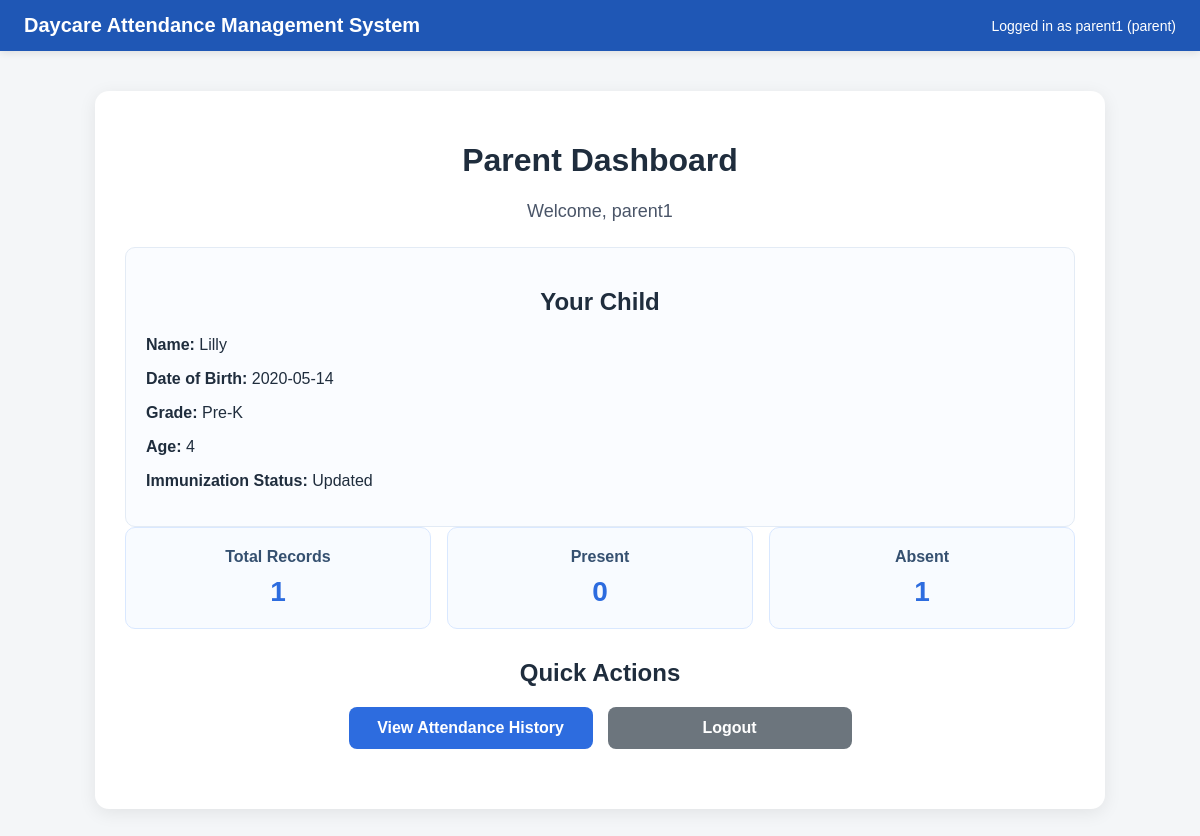
The page /parent (signed in) on the database its author committed.
### tables this page shows
CREATE TABLE children (
    id INTEGER PRIMARY KEY AUTOINCREMENT,
    name TEXT NOT NULL,
    date_of_birth TEXT,
    grade TEXT,
    age INTEGER NOT NULL,
    parent_user_id INTEGER,
    parent_name TEXT,
    parent_address TEXT,
    parent_phone TEXT,
    emergency_contact TEXT,
    immunization_status TEXT,
    FOREIGN KEY (parent_user_id) REFERENCES users(id)
);

### app.py (the view)
@app.route("/parent")
def parent_dashboard():
    if "role" not in session or session["role"] != "parent":
        return redirect(url_for("login"))
    conn = get_db_connection()
    child = conn.execute("""
        SELECT * FROM children
        WHERE parent_user_id = ?
        ORDER BY id
        LIMIT 1
    """, (session["user_id"],)).fetchone()
    attendance_count = 0
    present_count = 0
    absent_count = 0
    if child:
        attendance_count = conn.execute(
            "SELECT COUNT(*) AS count FROM attendance WHERE child_id = ?",
            (child["id"],)
        ).fetchone()["count"]
        present_count = conn.execute(
            "SELECT COUNT(*) AS count FROM attendance WHERE child_id = ? AND status = 'Present'",
            (child["id"],)
        ).fetchone()["count"]
        absent_count = conn.execute(
            "SELECT COUNT(*) AS count FROM attendance WHERE child_id = ? AND status = 'Absent'",
            (child["id"],)
        ).fetchone()["count"]
    conn.close()
    return render_template(
        "parent_dashboard.html",
        username=session["username"],
        role=session["role"],
        child=child,
        attendance_count=attendance_count,
        present_count=present_count,
        absent_count=absent_count
    )

### app.py (called while the page is built)
def get_db_connection():
    conn = sqlite3.connect("daycare.db")
    conn.row_factory = sqlite3.Row
    return conn

### templates/parent_dashboard.html (shortened to what this page needs)
<!DOCTYPE html>
<html>
<head>
    <link rel="stylesheet" href="{{ url_for('static', filename='style.css') }}">
</head>
<body>
    <div class="topbar">
        <div class="topbar-title">Daycare Attendance Management System</div>
        <div class="topbar-user">Logged in as {{ username }} ({{ role }})</div>
    </div>
    <div class="container">
        <h1>Parent Dashboard</h1>
        <p class="welcome-text">Welcome, {{ username }}</p>
        {% if child %}
            <div class="panel">
                <h2>Your Child</h2>
                <p><strong>Name:</strong> {{ child['name'] }}</p>
                <p><strong>Date of Birth:</strong> {{ child['date_of_birth'] }}</p>
                <p><strong>Grade:</strong> {{ child['grade'] }}</p>
                <p><strong>Age:</strong> {{ child['age'] }}</p>
                <p><strong>Immunization Status:</strong> {{ child['immunization_status'] }}</p>
            </div>
            <div class="stats-grid">
                <div class="stat-card">
                    <h3>Total Records</h3>
                    <p>{{ attendance_count }}</p>
                </div>
                <div class="stat-card">
                    <h3>Present</h3>
                    <p>{{ present_count }}</p>
                </div>
                <div class="stat-card">
                    <h3>Absent</h3>
                    <p>{{ absent_count }}</p>
                </div>
            </div>
            <div class="action-section">
                <h2>Quick Actions</h2>
                <div class="action-buttons">
                    <a class="action-btn" href="/parent/history">View Attendance History</a>
                    <a class="action-btn secondary" href="/logout">Logout</a>
                </div>
            </div>
        {% endif %}
    </div>
</body>
</html>

### static/style.css (style rules this page uses)
body { font-family: Arial, sans-serif; background: #f4f6f8; margin: 0; padding: 0; color: #1f2d3d; }
.topbar { background: #1f57b5; color: white; padding: 14px 24px; display: flex; justify-content: space-between; align-items: center; flex-wrap: wrap; box-shadow: 0 2px 8px rgba(0, 0, 0, 0.1); }
.topbar-title { font-size: 20px; font-weight: bold; }
.topbar-user { font-size: 14px; }
.container { width: 950px; margin: 40px auto; background: white; padding: 30px; border-radius: 14px; box-shadow: 0 4px 18px rgba(0, 0, 0, 0.08); }
h1, h2 { text-align: center; color: #1f2d3d; }
.welcome-text { text-align: center; font-size: 18px; margin-bottom: 25px; color: #4a5568; }
a { color: #2d6cdf; text-decoration: none; }
.stats-grid { display: grid; grid-template-columns: repeat(auto-fit, minmax(180px, 1fr)); gap: 16px; margin-bottom: 30px; }
.stat-card { background: #f8fbff; border: 1px solid #d9e8ff; border-radius: 10px; padding: 20px; text-align: center; }
.stat-card h3 { margin: 0 0 10px 0; font-size: 16px; color: #355070; }
.stat-card p { margin: 0; font-size: 28px; font-weight: bold; color: #2d6cdf; }
.action-section { margin: 30px 0; }
.action-buttons { display: flex; gap: 15px; justify-content: center; flex-wrap: wrap; }
.action-btn { display: inline-block; background: #2d6cdf; color: white; padding: 12px 22px; border-radius: 8px; font-weight: bold; text-decoration: none; min-width: 200px; text-align: center; }
.action-btn.secondary { background: #6c757d; }
.panel { margin-top: 25px; background: #fafcff; border: 1px solid #e3ebf5; border-radius: 10px; padding: 20px; }

### rows shown on the page
children: name "Lilly", date_of_birth "2020-05-14", grade "Pre-K", age "4", immunization_status "Updated"

### other values the page prints
{{ username }} "parent1"
{{ role }} "parent"
{{ attendance_count }} "1"
{{ present_count }} "0"
{{ absent_count }} "1"
